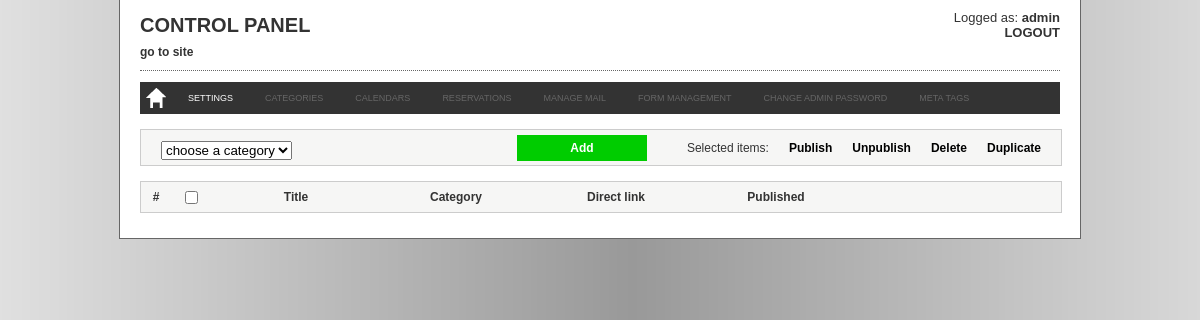
Page /admin/calendars.php (signed in) on the committed database.
### tables this page shows
CREATE TABLE `booking_texts` (
  `text_id` int(11) unsigned NOT NULL AUTO_INCREMENT,
  `page_id` int(11) NOT NULL,
  `text_label` varchar(255) NOT NULL DEFAULT '',
  `text_value` text NOT NULL,
  PRIMARY KEY (`text_id`)
);

### admin/common.php (called while the page is built, shortened)
<?php
include_once dirname(__FILE__).'/class/settings.class.php';
$settingObj = new setting();
include_once dirname(__FILE__).'/class/lang.class.php';
$langObj = new lang();
?>

### admin/class/lang.class.php (called while the page is built, shortened)
<?php
class lang {
	private function doLanguageQuery($label) {
		$languageQry = mysql_query("SELECT * FROM booking_texts WHERE text_label='".mysql_real_escape_string($label)."'");
		return stripslashes(mysql_result($languageQry,0,'text_value'));
	}
	public function getLabel($label) {
		return lang::doLanguageQuery($label);
	}
}
?>

### admin/class/settings.class.php (called while the page is built, shortened)
<?php
class setting {
	private function doSettingQuery($setting) {
		$settingQry = mysql_query("SELECT * FROM booking_config WHERE config_name='".mysql_real_escape_string($setting)."'");
		return mysql_result($settingQry,0,'config_value');
	}
	public function getReservationConfirmationMode() {
		return setting::doSettingQuery('reservation_confirmation_mode');
	}
	public function getSiteDomain() {
		return setting::doSettingQuery('site_domain');
	}
}
?>

### admin/calendars.php (the view, shortened to what this page needs)
<?php
include 'common.php';
include 'include/header.php';
?>
<div id="top_bg_container_all">
    <div id="container_all">
        <div id="container_content">
			<?php
            include 'include/menu.php';
            ?>
            <div id="action_bar">
				<div id="filter">
                	<select name="category_filter" id="category_filter" onchange="javascript:filterCalendars();">
                        <option value="0"><?php echo $langObj->getLabel("NEW_CALENDAR_CHOOSE_CATEGORY"); ?></option>
                    </select>
                </div>
            	<div id="action"><a onclick="javascript:delItems('manage_calendars','calendars[]','duplicateCalendars','<?php echo $langObj->getLabel("CALENDARS_DUPLICATE_CONFIRM_MULTIPLE"); ?>','<?php echo $langObj->getLabel("NO_ITEMS_SELECTED"); ?>')" class="add_calendar_button"><?php echo $langObj->getLabel("CALENDARS_DUPLICATE"); ?></a></div>
                <div id="action"><a onclick="javascript:delItems('manage_calendars','calendars[]','delCalendars','<?php echo $langObj->getLabel("CALENDARS_DELETE_CONFIRM_MULTIPLE"); ?>','<?php echo $langObj->getLabel("NO_ITEMS_SELECTED"); ?>')"><?php echo $langObj->getLabel("CALENDARS_DELETE"); ?></a></div>
                <div id="action"><a onclick="javascript:delItems('manage_calendars','calendars[]','unpublishCalendars','<?php echo $langObj->getLabel("CALENDARS_UNPUBLISH_CONFIRM_MULTIPLE"); ?>','<?php echo $langObj->getLabel("NO_ITEMS_SELECTED"); ?>')"><?php echo $langObj->getLabel("CALENDARS_UNPUBLISH"); ?></a></div>
                <div id="action"><a onclick="javascript:delItems('manage_calendars','calendars[]','publishCalendars','<?php echo $langObj->getLabel("CALENDARS_PUBLISH_CONFIRM_MULTIPLE"); ?>','<?php echo $langObj->getLabel("NO_ITEMS_SELECTED"); ?>')"><?php echo $langObj->getLabel("CALENDARS_PUBLISH"); ?></a></div>
                <div class="title_action"><?php echo $langObj->getLabel("SELECTED_ITEMS"); ?>:</div>
                <div id="add_calendar"><a href="new_calendar.php?calendar_id=0"><?php echo $langObj->getLabel("CALENDARS_ADD"); ?></a></div>
            </div>
            <form name="manage_calendars" action="" method="post">
                <div id="table_container">
                    <div id="table">
                    	<?php include 'ajax/calendars.php'; ?>
                    </div>
                </div>
            </form>
            <div id="rowspace"></div>
        </div>
    </div>
</div>
<?php
include 'include/footer.php';
?>

### admin/include/menu.php (shortened to what this page needs)
<div id="header_container">
	<?php
    if(isset($_SESSION["admin_id"]) && $_SESSION["admin_id"] != 0) {
	?>
        <div class="header_left">
            <div class="header_title"><h1><?php echo $langObj->getLabel("MENU_CONTROL_PANEL_TITLE"); ?></h1></div>
            <div class="link_website"><a href="../" target="_blank"><?php echo $langObj->getLabel("MENU_GO_TO_SITE"); ?></a></div>
        </div>
        <div class="header_identity_container">
            <div class="header_identity"><?php echo $langObj->getLabel("MENU_LOGGED_AS"); ?> <strong><?php echo $_SESSION["admin_name"]?></strong></div>
            <div class="header_logout"><strong><a href="logout.php"><?php echo $langObj->getLabel("MENU_LOGOUT"); ?></a></strong></div>
        </div>
        <div class="line_dotted"></div>
    <?php
	}
	?>
</div>
<div id="menu_container">
    <div id="menu">
    <ul>
        <?php
        if(isset($_SESSION["admin_id"]) && $_SESSION["admin_id"] != 0) {
		?>
        	<li><a href="welcome.php" class="home_button"></a></li>
            <?php
			if($settingObj->getReservationConfirmationMode() == 0 && $settingObj->getSiteDomain() == '') {
				?>
                <li><a href="configuration.php" <?php if(stristr($_SERVER["SCRIPT_NAME"],"configuration.php")) { echo "style='background-color: #666;'"; }?>><?php echo $langObj->getLabel("MENU_SETTINGS"); ?></a></li>
                <li><a href="#" style='color: #666;'><?php echo $langObj->getLabel("MENU_CATEGORIES"); ?></a></li>
                <li><a href="#" style='color: #666;'><?php echo $langObj->getLabel("MENU_CALENDARS"); ?></a></li>
				<li><a href="#" style='color: #666;'><?php echo $langObj->getLabel("MENU_RESERVATIONS"); ?></a></li>
                <li><a href="#" style='color: #666;'><?php echo $langObj->getLabel("MENU_MANAGE_MAIL"); ?></a></li>
				<li><a href="#" style='color: #666;'><?php echo $langObj->getLabel("MENU_FORM_MANAGEMENT"); ?></a></li>
				<li><a href="#" style='color: #666;'><?php echo $langObj->getLabel("MENU_CHANGE_ADMIN_PASSWORD"); ?></a></li>
                <li><a href="#" style='color: #666;'><?php echo $langObj->getLabel("MENU_META_TAGS"); ?></a></li>
				<?php
			}
			?>
        <?php
		}
		?>
    </ul>
   </div>
</div>

### admin/ajax/calendars.php (shortened to what this page needs)
<div class="calendar_title_col1">
    <div id="table_cell">#</div>
</div>
<div class="calendar_title_col2">
    <div id="table_cell"><input type="checkbox" name="selectAll" onclick="javascript:selectCheckbox('manage_calendars','calendars[]');" /></div>
</div>
<div class="calendar_title_col3">
    <div id="table_cell"><?php echo $langObj->getLabel("CALENDAR_TITLE_LABEL"); ?></div>
</div>
<div class="calendar_title_col4">
    <div id="table_cell"><?php echo $langObj->getLabel("CALENDAR_CATEGORY_LABEL"); ?></div>
</div>
<div class="calendar_title_col5">
    <div id="table_cell"><?php echo $langObj->getLabel("CALENDAR_DIRECT_LINK_LABEL"); ?></div>
</div>
<div class="calendar_title_col6">
    <div id="table_cell"><?php echo $langObj->getLabel("CALENDAR_PUBLISHED_LABEL"); ?></div>
</div>
<div class="calendar_title_col7">
    <div id="table_cell"></div>
</div>
<div class="calendar_title_col8">
    <div id="table_cell"></div>
</div>
<div class="calendar_title_col9">
    <div id="table_cell"></div>
</div>

### admin/css/style.css (style rules this page uses)
body { background: url(../images/bg.png) top center repeat-y; padding: 0px; margin: 0px; font-family:Arial, Helvetica, sans-serif; font-size:12px; color:#333; }
h1 { font-size: 20px; font-weight: bold; margin: 0px; padding: 0px; }
#top_bg_container_all { padding: 0px; margin: 0px; height: 73px; }
#container_all { width: 960px; border: 1px solid #666; border-top: none; margin-left: auto; margin-right: auto; background: #fff; }
#container_content { width: 920px; margin-left: auto; margin-right: auto; }
#table_container { margin:auto; width:920px; margin-top:15px; margin-bottom:0px; }
#table { width: 920px; border: 1px solid #CCCCCC; border-bottom:none; float:left; color: #333; }
#table_cell { width:inherit; height:inherit; display:table-cell; vertical-align:middle; text-align:center; }
#action_bar { width:920px; height:35px; background-color:#F6F6F5; border: 1px solid #CCCCCC; margin:auto; margin-top: 15px; }
#action { float:right; margin-right: 20px; margin-top:11px; margin-bottom:11px; font-weight:bold; }
#action a { text-decoration:none; color:#000; cursor:pointer; }
#add_calendar a { float: right; padding: 6px 15px; width: 100px; font-weight: 700; background-color: #0C0; color: #fff; text-decoration:none; display: block; text-align: center; margin: 5px 40px 0 0; }
.title_action { float: right; margin-right: 20px; font-size: 12px; margin-top:11px; margin-bottom:11px; }
#filter { float:left; margin-left: 20px; margin-top:11px; margin-bottom:11px; font-weight:bold; }
.header_left { float: left; }
.header_title { width: 500px; height: 35px; line-height: 50px; }
.link_website { height: 20px; padding: 10px 0 5px; font-weight: bold; }
.link_website a { color: #333; text-decoration: none; font-weight: bold; }
.header_identity_container { float: right; text-align: right; font-size: 13px; }
.header_identity { margin-top: 10px; }
.header_logout a { text-decoration: none; color: #333; }
.line_dotted { width: 920px; height: 1px; border-top: 1px dotted #666666; }
#menu_container { width: 920px; height: 32px; margin-top: 10px; margin-left: auto; margin-right: auto; background: #333; z-index: 100; }
#menu { padding:0; margin:0; }
#menu ul { padding:0; margin:0; }
#menu li { position: relative; float: left; list-style: none; margin: 0; padding:0; font-size:9px; }
#menu li a { height: 32px; display: block; padding: 0 16px; text-decoration:none; text-align: center; line-height: 32px; background-color: #333; color: #fff; cursor: pointer; }
.home_button { height: 32px; background-image: url(../images/buttons/home.png); background-position: top left; }
#rowspace { clear: both; height:25px; }
.calendar_title_col1 { width: 30px; height: 30px; float:left; background-color:#F6F6F5; border-bottom:1px solid #CCC; text-align:center; font-weight:bold; }
.calendar_title_col2 { width: 40px; height: 30px; float:left; background-color:#F6F6F5; border-bottom:1px solid #CCC; font-weight:bold; }
.calendar_title_col3 { width: 170px; height: 30px; float:left; background-color:#F6F6F5; border-bottom:1px solid #CCC; font-weight:bold; }
.calendar_title_col4 { width: 150px; height: 30px; float:left; background-color:#F6F6F5; border-bottom:1px solid #CCC; font-weight:bold; }
.calendar_title_col5 { width: 170px; height: 30px; float:left; background-color:#F6F6F5; border-bottom:1px solid #CCC; font-weight:bold; }
.calendar_title_col6 { width: 150px; height: 30px; float:left; background-color:#F6F6F5; border-bottom:1px solid #CCC; font-weight:bold; }
.calendar_title_col7 { width: 70px; height: 30px; float:left; background-color:#F6F6F5; border-bottom:1px solid #CCC; font-weight:bold; }
.calendar_title_col8 { width: 70px; height: 30px; float:left; background-color:#F6F6F5; border-bottom:1px solid #CCC; font-weight:bold; }
.calendar_title_col9 { width: 70px; height: 30px; float:left; background-color:#F6F6F5; border-bottom:1px solid #CCC; font-weight:bold; }

### rows in the picture
booking_texts: text_value "CONTROL PANEL"
booking_texts: text_value "go to site"
booking_texts: text_value "Logged as:"
booking_texts: text_value "LOGOUT"
booking_texts: text_value "SETTINGS"
booking_texts: text_value "CATEGORIES"
booking_texts: text_value "CALENDARS"
booking_texts: text_value "RESERVATIONS"
booking_texts: text_value "MANAGE MAIL"
booking_texts: text_value "FORM MANAGEMENT"
booking_texts: text_value "CHANGE ADMIN PASSWORD"
booking_texts: text_value "META TAGS"
booking_texts: category_filter "choose a category"
booking_texts: text_value "Duplicate"
booking_texts: text_value "Delete"
booking_texts: text_value "Unpublish"
booking_texts: text_value "Publish"
booking_texts: text_value "Selected items"
booking_texts: text_value "Add"
booking_texts: text_value "Title"
booking_texts: text_value "Category"
booking_texts: text_value "Direct link"
booking_texts: text_value "Published"

### other values in the picture
$_SESSION["admin_name"] "admin"
